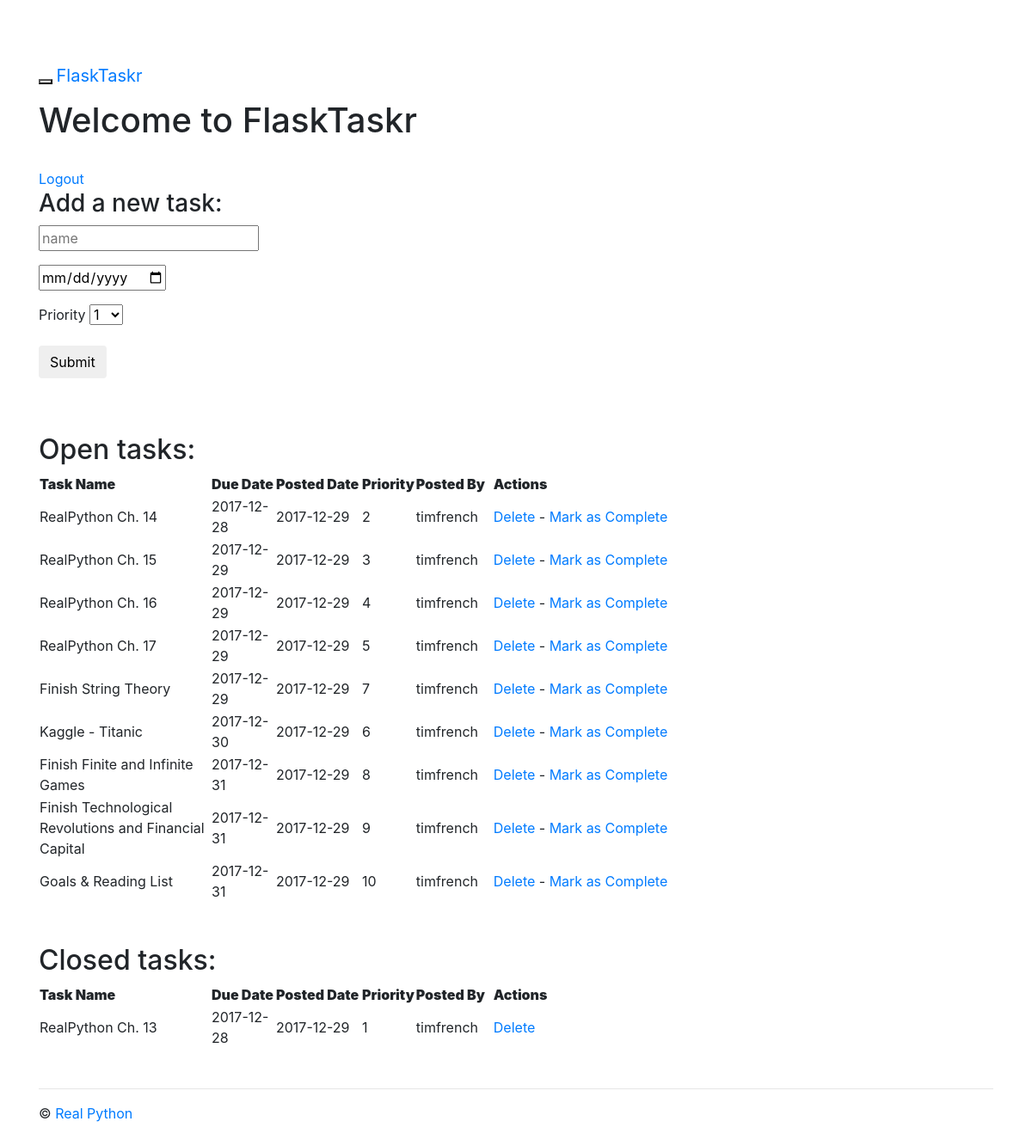
Screenshot of /tasks/ (signed in) with the database file from the repository.
### project/models.py (models this page shows, shortened)
class Task(db.Model):
	__tablename__ = "tasks"
	task_id = db.Column(db.Integer, primary_key = True)
	name = db.Column(db.String, nullable = False)
	due_date = db.Column(db.Date, nullable = False)
	priority = db.Column(db.Integer, nullable = False)
	status = db.Column(db.Integer)
	user_id = db.Column(db.Integer, db.ForeignKey('users.id'))
	posted_date = db.Column(db.Date, default = datetime.datetime.utcnow())

class User(db.Model):
	__tablename__ = "users"
	id = db.Column(db.Integer, primary_key = True)
	name = db.Column(db.String, unique = True, nullable = False)
	email = db.Column(db.String, unique = True, nullable = False)
	password =  db.Column(db.String, nullable = False)
	tasks = db.relationship('Task', backref = 'poster')
	role = db.Column(db.String, default = 'user')

### project/tasks/views.py (the view)
@tasks_blueprint.route('/tasks/')
@login_required
def tasks():
    return render_template(
        'tasks.html',
        form=AddTaskForm(request.form),
        open_tasks=open_tasks(),
        closed_tasks=closed_tasks(),
        username = session['name']
    )

### project/tasks/forms.py
class AddTaskForm(Form):
    task_id = IntegerField()
    name = StringField('Task Name', validators=[DataRequired()])
    due_date = DateField(
        'Date Due (mm/dd/yyyy)',
        validators=[DataRequired()], format='%m/%d/%Y'
    )
    priority = SelectField(
        'Priority',
        validators=[DataRequired()],
        choices=[
            ('1', '1'), ('2', '2'), ('3', '3'), ('4', '4'), ('5', '5'),
            ('6', '6'), ('7', '7'), ('8', '8'), ('9', '9'), ('10', '10')
        ]
    )
    status = IntegerField('Status')

### project/tasks/views.py (called while the page is built)
def login_required(test):
    @wraps(test)
    def wrap(*args, **kwargs):
        if 'logged_in' in session:
            return test(*args, **kwargs)
        else:
            flash('You need to login first.')
            return redirect(url_for('users.login'))
    return wrap

def open_tasks():
    return db.session.query(Task).filter_by(
        status='1').order_by(Task.due_date.asc())

def closed_tasks():
    return db.session.query(Task).filter_by(
        status='0').order_by(Task.due_date.asc())

### project/templates/tasks.html (shortened to what this page needs)
{% extends "_base.html" %}
{% block content %}
<h1>Welcome to FlaskTaskr</h1>
<br>
<a href="{{ url_for('users.logout') }}">Logout</a>
<div class="add-task">
  <h3>Add a new task:</h3>
    <form action="{{ url_for('tasks.new_task') }}" method="post">
      <div class="form-group">
        {{ form.name(placeholder="name") }}
      </div>
      <div class="form-group">
        {{ form.due_date(placeholder="due date") }}
      </div>
      <div class="form-group">
        {{ form.priority.label }}
        {{ form.priority }}
      </div>
      <div class="form-group"><input class="btn btn-default" type="submit" value="Submit"></div>
    </form>
</div>
<div class="entries">
  <br>
  <br>
  <h2>Open tasks:</h2>
  <div class="datagrid">
    <table>
      <thead>
        <tr>
          <th width="200px"><strong>Task Name</strong></th>
          <th width="75px"><strong>Due Date</strong></th>
          <th width="100px"><strong>Posted Date</strong></th>
          <th width="50px"><strong>Priority</strong></th>
          <th width="90px"><strong>Posted By</strong></th>
          <th><strong>Actions</strong></th>
        </tr>
      </thead>
      {% for task in open_tasks %}
        <tr>
          <td width="200px">{{ task.name }}</td>
          <td width="75px">{{ task.due_date }}</td>
          <td width="100px">{{ task.posted_date }}</td>
          <td width="50px">{{ task.priority }}</td>
          <td width="90px">{{ task.poster.name }}</td>
          <td>
            <a href="{{ url_for('tasks.delete_entry', task_id = task.task_id) }}">Delete</a>  -
            <a href="{{ url_for('tasks.complete', task_id = task.task_id) }}">Mark as Complete</a>
          </td>
        </tr>
      {% endfor %}
    </table>
  </div>
</div>
<br>
<br>
<div class="entries">
  <h2>Closed tasks:</h2>
  <div class="datagrid">
    <table>
      <thead>
        <tr>
          <th width="200px"><strong>Task Name</strong></th>
          <th width="75px"><strong>Due Date</strong></th>
          <th width="100px"><strong>Posted Date</strong></th>
          <th width="50px"><strong>Priority</strong></th>
          <th width="90px"><strong>Posted By</strong></th>
          <th><strong>Actions</strong></th>
        </tr>
      </thead>
      {% for task in closed_tasks %}
        <tr>
          <td width="200px">{{ task.name }}</td>
          <td width="75px">{{ task.due_date }}</td>
          <td width="100px">{{ task.posted_date }}</td>
          <td width="50px">{{ task.priority }}</td>
          <td width="90px">{{ task.poster.name }}</td>
          <td>
             <a href="{{ url_for('tasks.delete_entry', task_id = task.task_id) }}">Delete</a>
          </td>
        </tr>
      {% endfor %}
    </table>
  </div>
</div>
{% endblock %}

### project/templates/_base.html (shortened to what this page needs)
<!DOCTYPE html>
<html lang="en">
  <head>
    <link href="//maxcdn.bootstrapcdn.com/bootswatch/3.3.4/yeti/bootstrap.min.css" rel="stylesheet">
    <link rel="stylesheet" href="{{ url_for('static', filename='css/main.css') }}">
  </head>
  <body>
    <div class="navbar navbar-inverse navbar-fixed-top" role="navigation">
      <div class="container">
        <div class="navbar-header">
          <button type="button" class="navbar-toggle" data-toggle="collapse" data-target=".navbar-collapse">
          </button>
          <a class="navbar-brand" href="/">FlaskTaskr</a>
        </div>
      </div>
    </div>
    <div class="container">
      <div class="content">
        {% block content %}
        {% endblock %}
      </div>
      <div class="footer">
        <hr>
        <p>&copy; <a href="https://www.realpython.com">Real Python</a></p>
      </div>
    </div>
  </body>
</html>

### project/static/css/main.css (style rules this page uses)
body { padding: 60px 0; background: #ffffff; }
.footer { padding-top: 30px; }

### rows the page displays
Task: name "RealPython Ch. 14", due_date "2017-12-28", posted_date "2017-12-29", priority "2", poster.name "timfrench"
Task: name "RealPython Ch. 15", due_date "2017-12-29", posted_date "2017-12-29", priority "3", poster.name "timfrench"
Task: name "RealPython Ch. 16", due_date "2017-12-29", posted_date "2017-12-29", priority "4", poster.name "timfrench"
Task: name "RealPython Ch. 17", due_date "2017-12-29", posted_date "2017-12-29", priority "5", poster.name "timfrench"
Task: name "Finish String Theory", due_date "2017-12-29", posted_date "2017-12-29", priority "7", poster.name "timfrench"
Task: name "Kaggle - Titanic", due_date "2017-12-30", posted_date "2017-12-29", priority "6", poster.name "timfrench"
Task: name "Finish Finite and Infinite Games", due_date "2017-12-31", posted_date "2017-12-29", priority "8", poster.name "timfrench"
Task: name "Finish Technological Revolutions and Financial Capital", due_date "2017-12-31", posted_date "2017-12-29", priority "9", poster.name "timfrench"
Task: name "Goals & Reading List", due_date "2017-12-31", posted_date "2017-12-29", priority "10", poster.name "timfrench"
Task: name "RealPython Ch. 13", due_date "2017-12-28", posted_date "2017-12-29", priority "1", poster.name "timfrench"
